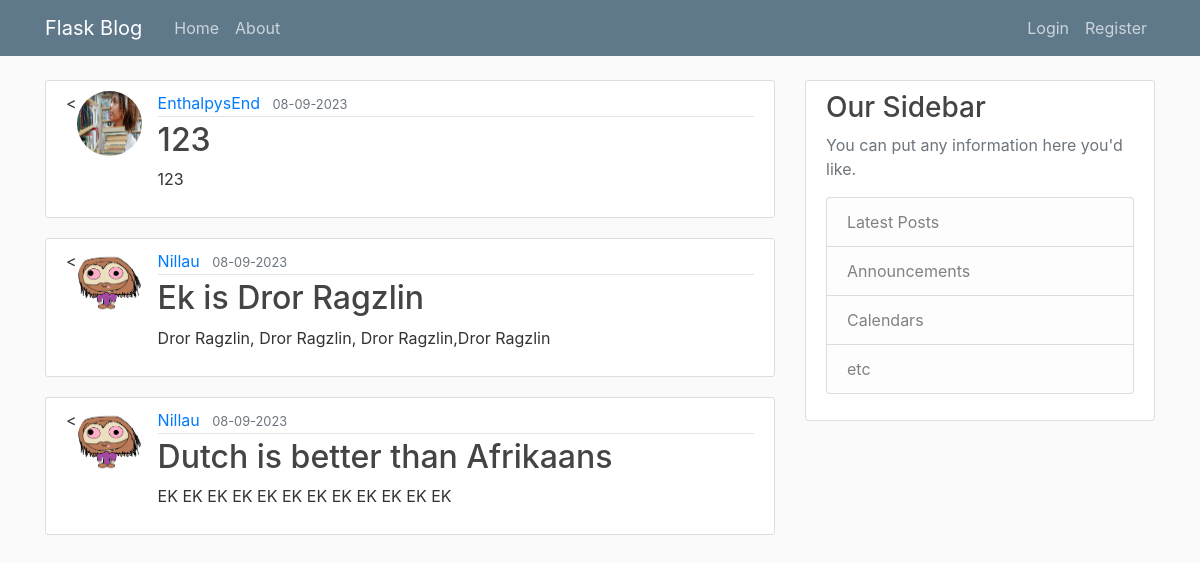
Page /home on the earlier database version.
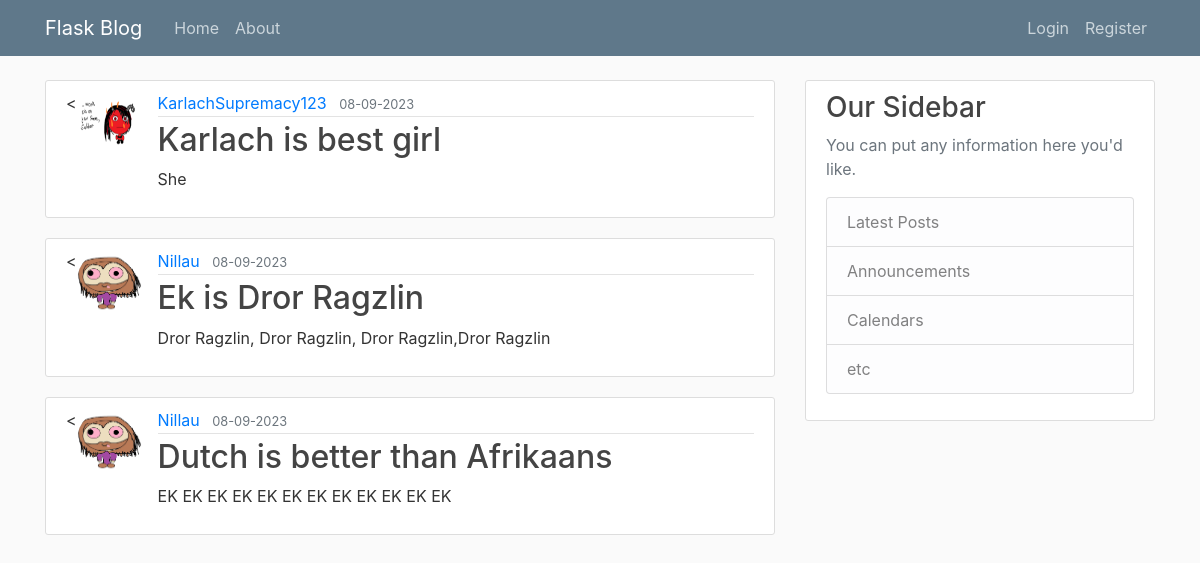
Same page on the later database version.
### FlaskBlog/models.py (models this page shows, shortened)
class Post(db.Model):
    id = db.Column(db.Integer, primary_key=True)  # Change db.String to db.Integer
    title = db.Column(db.String(100), nullable=False)
    date_posted = db.Column(db.DateTime, nullable=False, default=datetime.utcnow)
    content = db.Column(db.Text, nullable=False)
    user_id= db.Column(db.Integer, db.ForeignKey('user.id') , nullable =False)

class User(db.Model, UserMixin):
    id = db.Column(db.Integer, primary_key=True)  # Change db.String to db.Integer
    username = db.Column(db.String(20), unique=True, nullable=False)
    email = db.Column(db.String(120), unique=True, nullable=False)
    image_file = db.Column(db.String(20), nullable=False, default='default.jpg')
    password = db.Column(db.String(60), nullable=False)
    posts = db.relationship('Post', backref = 'author', lazy =True)

### FlaskBlog/routes.py (the view)
@app.route("/")
@app.route("/home")
def home():
    posts = Post.query.all()
    return render_template('home.html', posts=posts)

### FlaskBlog/templates/home.html
{% extends "layout.html" %}
{% block content %}
{% for post in posts %}
<article class="media content-section">
  <<img class = "rounded-circle article-img" src="{{ url_for('static' , filename='profile_pics/' + post.author.image_file) }}">
   <div class="media-body">
      <div class="article-metadata">
         <a class="mr-2" href="#">{{ post.author.username }}</a>
         <small class="text-muted">{{ post.date_posted.strftime('%d-%m-%Y') }}</small>
      </div>
      <h2><a class="article-title" href="{{ url_for('post', post_id=post.id)}}">{{ post.title }}</a></h2>
      <p class="article-content">{{ post.content }}</p>
   </div>
</article>
{% endfor %}
{% endblock content %}

### FlaskBlog/templates/layout.html (shortened to what this page needs)
<!DOCTYPE html>
<html lang="en" dir="ltr">
   <head>
      <link rel="stylesheet" href="https://maxcdn.bootstrapcdn.com/bootstrap/4.0.0/css/bootstrap.min.css">
      <link rel="stylesheet" type="text/css" href="{{ url_for('static', filename='main.css') }}">
   </head>
   <body>
      <header class="site-header">
         <nav class="navbar navbar-expand-md navbar-dark bg-steel fixed-top">
            <div class="container">
               <a class="navbar-brand mr-4" href="/">Flask Blog</a>
               <div class="collapse navbar-collapse" id="navbarToggle">
                  <div class="navbar-nav mr-auto">
                     <a class="nav-item nav-link" href="{{url_for('home')}}">Home</a>
                     <a class="nav-item nav-link" href="{{url_for('about')}}">About</a>
                  </div>
                  <div class="navbar-nav">
                    {% if current_user.is_authenticated %}
                    <a class="nav-item nav-link" href="{{url_for('new_post')}}">New Post</a>
                    <a class="nav-item nav-link" href="{{url_for('logout')}}">Logout</a>
                    <a class="nav-item nav-link" href="{{url_for('account')}}">Account</a>
                    {% else %}
                     <a class="nav-item nav-link" href="{{url_for('login')}}">Login</a>
                     <a class="nav-item nav-link" href="{{url_for('register')}}">Register</a>
                    {%endif%}
                  </div>
               </div>
            </div>
         </nav>
      </header>
      <main role="main" class="container">
         <div class="row">
            <div class="col-md-8">
               {% block content %}{% endblock %}
            </div>
            <div class="col-md-4">
               <div class="content-section">
                  <h3>Our Sidebar</h3>
                  <p class='text-muted'>You can put any information here you'd like.
                  <ul class="list-group">
                     <li class="list-group-item list-group-item-light">Latest Posts</li>
                     <li class="list-group-item list-group-item-light">Announcements</li>
                     <li class="list-group-item list-group-item-light">Calendars</li>
                     <li class="list-group-item list-group-item-light">etc</li>
                  </ul>
                  </p>
               </div>
            </div>
         </div>
      </main>
   </body>
</html>

### FlaskBlog/static/main.css (style rules this page uses)
body { background: #fafafa; color: #333333; margin-top: 5rem; }
h1, h2, h3, h4, h5, h6 { color: #444444; }
.bg-steel { background-color: #5f788a; }
.site-header .navbar-nav .nav-link { color: #cbd5db; }
.content-section { background: #ffffff; padding: 10px 20px; border: 1px solid #dddddd; border-radius: 3px; margin-bottom: 20px; }
.article-title { color: #444444; }
.article-content { white-space: pre-line; }
.article-img { height: 65px; width: 65px; margin-right: 16px; }
.article-metadata { padding-bottom: 1px; margin-bottom: 4px; border-bottom: 1px solid #e3e3e3 }

Differences in the rows shown:
changed Post: image_file: a different picture; author.username "EnthalpysEnd" → "KarlachSupremacy123"; title "123" → "Karlach is best girl"; content "123" → "She"
